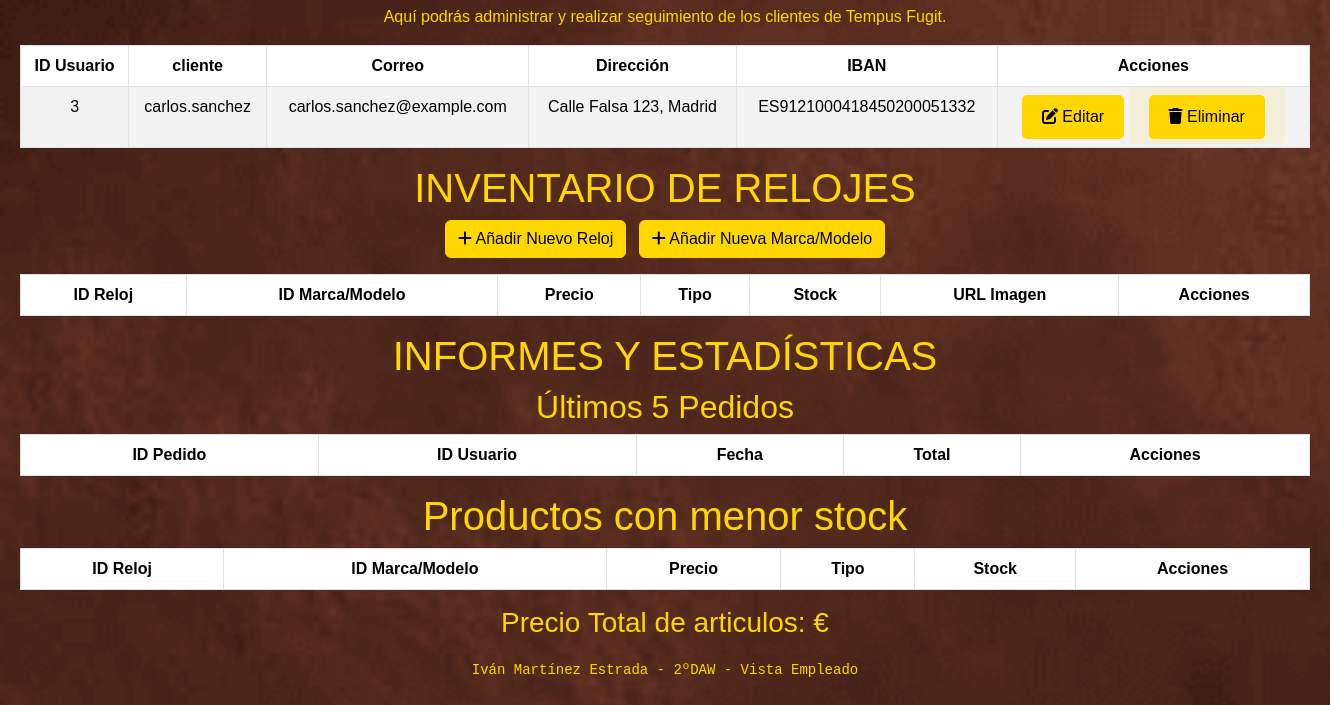
Page /docker/src/Vista/vistaEmpleado.php (lower part) on the earlier database version.
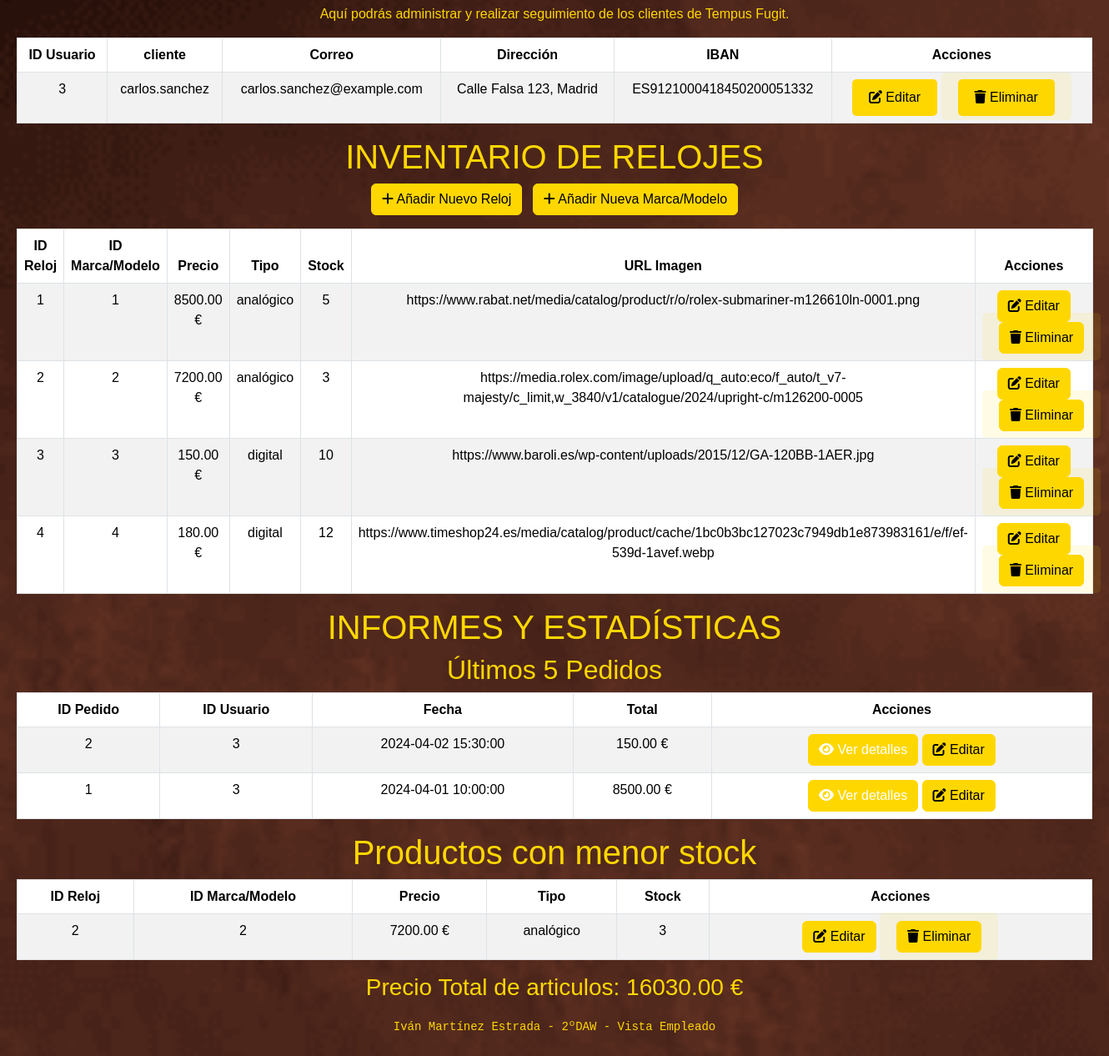
Same page on the later database version.
### tables this page shows
CREATE TABLE usuarios (
    id_usuario INT AUTO_INCREMENT PRIMARY KEY,
    login VARCHAR(50) UNIQUE NOT NULL,
    clave VARCHAR(255) NOT NULL,
    id_rol INT,
    nombre VARCHAR(50),
    apellidos VARCHAR(100),
    dni VARCHAR(20) DEFAULT NULL,
    nss VARCHAR(20) DEFAULT NULL,
    telefono VARCHAR(15) DEFAULT NULL,
    correo VARCHAR(100) DEFAULT NULL,
    direccion VARCHAR(255) DEFAULT NULL,
    iban VARCHAR(34) DEFAULT NULL,
    CONSTRAINT fk_usuarios_idrol FOREIGN KEY (id_rol)
        REFERENCES roles(id_rol)
        ON DELETE SET NULL
        ON UPDATE CASCADE
);

CREATE TABLE relojes (
    id_reloj INT AUTO_INCREMENT PRIMARY KEY,
    id_marca_modelo INT NOT NULL,
    precio DECIMAL(10, 2),
    tipo ENUM('digital', 'analógico'),
    stock INT DEFAULT 0,
    url_imagen VARCHAR(255),
    CONSTRAINT fk_relojes_marca_modelo FOREIGN KEY (id_marca_modelo)
        REFERENCES marca_modelo(id_marca_modelo)
        ON UPDATE CASCADE
);

CREATE TABLE detalles_pedido (
    id_detalle_pedido INT AUTO_INCREMENT PRIMARY KEY,
    id_pedido INT NOT NULL,
    id_usuario INT NOT NULL,
    precio_base DECIMAL(10, 2) NOT NULL,
    descuento_porcentaje DECIMAL(5, 2) DEFAULT 0.00,
    impuesto_porcentaje DECIMAL(5, 2) DEFAULT 21.00,
    fecha_actualizacion DATETIME DEFAULT CURRENT_TIMESTAMP,
    precio_final DECIMAL(10, 2) GENERATED ALWAYS AS (precio_base * (1 - descuento_porcentaje/100) * (1 + impuesto_porcentaje/100)) STORED,
    notas VARCHAR(255),
    CONSTRAINT fk_detalles_pedido FOREIGN KEY (id_pedido)
        REFERENCES pedidos(id_pedido)
        ON DELETE CASCADE
        ON UPDATE CASCADE,
    CONSTRAINT fk_detalles_usuario FOREIGN KEY (id_usuario)
        REFERENCES usuarios(id_usuario)
        ON DELETE CASCADE
        ON UPDATE CASCADE
);

CREATE TABLE pedidos (
    id_pedido INT AUTO_INCREMENT PRIMARY KEY,
    id_usuario INT NOT NULL,
    id_reloj INT NOT NULL,
    fecha_pedido DATETIME NOT NULL,
    cantidad INT NOT NULL DEFAULT 1,
    precio_unitario DECIMAL(10, 2) NOT NULL,
    precio_total DECIMAL(10, 2) GENERATED ALWAYS AS (cantidad * precio_unitario) STORED,
    metodo_pago ENUM('tarjeta', 'BIZUM'),
    CONSTRAINT fk_pedidos_usuario FOREIGN KEY (id_usuario)
        REFERENCES usuarios(id_usuario)
        ON DELETE CASCADE
        ON UPDATE CASCADE,
    CONSTRAINT fk_pedidos_reloj FOREIGN KEY (id_reloj)
        REFERENCES relojes(id_reloj)
        ON DELETE CASCADE
        ON UPDATE CASCADE
);

### docker/src/Modelo/Usuario.php (called while the page is built, shortened)
<?php
class Usuario {
    private $id_usuario;
    private $login;
    private $correo;
    private $direccion;
    private $iban;
    public function getId_usuario() {
        return $this->id_usuario;
    }
    public function getLogin() {
        return $this->login;
    }
    public function getCorreo() {
        return $this->correo;
    }
    public function getDireccion() {
        return $this->direccion;
    }
    public function getIban() {
        return $this->iban;
    }
    public static function listarClientes() {
        try {
            $conexion = Db::getConexion();
            $stmt = $conexion->prepare("SELECT * FROM usuarios WHERE id_rol = 3");
            $stmt->execute();
            $clientes = $stmt->fetchAll(PDO::FETCH_CLASS, self::class);
        } catch (PDOException $e) {
            $clientes = false;
        }
        return $clientes;
    }
}

### docker/src/Modelo/Pedidos.php (called while the page is built, shortened)
<?php
class Pedidos {
    public static function obtenerTodosPedidos() {
        $conexion = Db::getConexion();
        $consulta = "SELECT p.*, dp.precio_base, dp.descuento_porcentaje, dp.impuesto_porcentaje, dp.precio_final, dp.notas
                FROM pedidos p
                LEFT JOIN detalles_pedido dp ON p.id_pedido = dp.id_pedido";
        $stmt = $conexion->query($consulta);
        return $stmt->fetchAll(PDO::FETCH_ASSOC);
    }
}

### docker/src/Vista/vistaEmpleado.php (the view, shortened to what the changed rows need)
<?php
require_once __DIR__ . '/../Modelo/Usuario.php';
require_once __DIR__ . '/../Modelo/Pedidos.php';
$clientesObj = Usuario::listarClientes();
$relojes = [];
$conexion = Db::getConexion();
$consulta = "SELECT * FROM relojes";
$resultado = $conexion->query($consulta);
if ($resultado) {
  while ($fila = $resultado->fetch(PDO::FETCH_ASSOC)) {
    $relojes[] = $fila;
  }
}
$masVendidos = [];
$conexion = Db::getConexion();
$consulta = "SELECT * FROM relojes WHERE stock < 5 ORDER BY stock ASC LIMIT 5";
$resultado = $conexion->query($consulta);
if ($resultado) {
  while ($fila = $resultado->fetch(PDO::FETCH_ASSOC)) {
    $masVendidos[] = $fila;
  }
}
$totalPrecio = 0;
$conexion = Db::getConexion();
$consulta = "SELECT SUM(precio) as total_precio FROM relojes";
$resultado = $conexion->query($consulta);
if ($resultado) {
  $fila = $resultado->fetch(PDO::FETCH_ASSOC);
  $totalPrecio = $fila['total_precio'];
}
$todosPedidos = Pedidos::obtenerTodosPedidos();
usort($todosPedidos, fn($a, $b) => strtotime($b['fecha_pedido']) - strtotime($a['fecha_pedido']));
$pedidos = array_slice($todosPedidos, 0, 5);
?>
<!DOCTYPE html>
<html lang="en">
<head>
    <link href="https://cdn.jsdelivr.net/npm/bootstrap@5.3.2/dist/css/bootstrap.min.css" rel="stylesheet">
    <link rel="stylesheet" href="https://cdnjs.cloudflare.com/ajax/libs/font-awesome/6.7.2/css/all.min.css" />
    <link rel="stylesheet" href="../css/estilos.css">
</head>
<body>
    <div id="header">
    <div id="gestionClientes">
        <table class="table table-striped table-bordered table-hover">
            <thead>
          <tr>
              <th>ID Usuario</th>
              <th>cliente</th>
              <th>Correo</th>
              <th>Dirección</th>
              <th>IBAN</th>
              <th>Acciones</th>
          </tr>
            </thead>
            <tbody>
            <?php
            if (!empty($clientesObj)) {
              foreach ($clientesObj as $cliente) { ?>
                <tr>
                  <td><?= $cliente->getId_usuario() ?></td>
                  <td><?= $cliente->getLogin() ?></td>
                  <td><?= $cliente->getCorreo() ?></td>
                  <td><?= $cliente->getDireccion() ?></td>
                  <td><?= $cliente->getIban() ?></td>
                  <td>
                    <button type="button" class="btn btn-primary" data-bs-toggle="modal" data-bs-target="#editarClienteModal<?= $cliente->getId_usuario() ?>">
                      <i class="fa-solid fa-pen-to-square"></i> Editar
                    </button>
                    <form action="<?= $_SERVER['PHP_SELF'] ?>" method="POST" style="display:inline;">
                      <button type="submit" class="btn btn-secondary" onclick="return confirm('¿Está seguro de eliminar este cliente? Esta acción no se puede deshacer.');">
                        <i class="fa-solid fa-trash"></i> Eliminar
                      </button>
                    </form>
                  </td>
                </tr>
            <?php }
            } ?>
            </tbody>
        </table>
    </div>
    <div id="gestionInventario">
        <h1>INVENTARIO DE RELOJES</h1>
        <table class="table table-striped table-bordered table-hover">
            <thead>
          <tr>
              <th>ID Reloj</th>
              <th>ID Marca/Modelo</th>
              <th>Precio</th>
              <th>Tipo</th>
              <th>Stock</th>
              <th>URL Imagen</th>
              <th>Acciones</th>
          </tr>
            </thead>
            <tbody>
            <?php foreach($relojes as $reloj){ ?>
          <tr>
              <td><?= $reloj['id_reloj']; ?></td>
              <td><?= $reloj['id_marca_modelo']; ?></td>
              <td><?= $reloj['precio']; ?> €</td>
              <td><?= $reloj['tipo']; ?></td>
              <td><?= $reloj['stock']; ?></td>
              <td><?= $reloj['url_imagen']; ?></td>
              <td>
                <button type="button" class="btn btn-primary" data-bs-toggle="modal" data-bs-target="#editarRelojModal<?= $reloj['id_reloj']; ?>">
                  <i class="fa-solid fa-pen-to-square"></i> Editar
                </button>
                <form action="<?= $_SERVER['PHP_SELF'] ?>" method="POST" style="display:inline;">
                  <button type="submit" class="btn btn-secondary" onclick="return confirm('¿Está seguro de eliminar este reloj?');">
                    <i class="fa-solid fa-trash"></i> Eliminar
                  </button>
                </form>
              </td>
          </tr>
            <?php } ?>
            </tbody>
        </table>
          </div>
          <div id="informes">
        <h1>INFORMES Y ESTADÍSTICAS</h1>
        <h2>Últimos 5 Pedidos</h2>
        <div>
        <table class="table table-striped table-bordered table-hover">
            <thead>
          <tr>
              <th>ID Pedido</th>
              <th>ID Usuario</th>
              <th>Fecha</th>
              <th>Total</th>
              <th>Acciones</th>
          </tr>
            </thead>
            <tbody>
            <?php foreach($pedidos as $pedido){ ?>
          <tr>
              <td><?= $pedido['id_pedido']; ?></td>
              <td><?= $pedido['id_usuario']; ?></td>
              <td><?= $pedido['fecha_pedido']; ?></td>
              <td><?= isset($pedido['precio_final']) ? $pedido['precio_final'] : $pedido['precio_unitario'] * $pedido['cantidad']; ?> €</td>
              <td>
                <button type="button" class="btn btn-info" data-bs-toggle="modal" data-bs-target="#verPedidoModal<?= $pedido['id_pedido']; ?>">
                  <i class="fa-solid fa-eye"></i> Ver detalles
                </button>
                <button type="button" class="btn btn-primary" data-bs-toggle="modal" data-bs-target="#editarPedidoModal<?= $pedido['id_pedido']; ?>">
                  <i class="fa-solid fa-pen-to-square"></i> Editar
                </button>
              </td>
          </tr>
            <?php } ?>
            </tbody>
        </table>
        <h1>Productos con menor stock</h1>
        <div>
        <table class="table table-striped table-bordered table-hover">
            <thead>
          <tr>
              <th>ID Reloj</th>
              <th>ID Marca/Modelo</th>
              <th>Precio</th>
              <th>Tipo</th>
              <th>Stock</th>
              <th>Acciones</th>
          </tr>
            </thead>
            <tbody>
            <?php foreach($masVendidos as $masvendido){ ?>
          <tr>
              <td><?= $masvendido['id_reloj']; ?></td>
              <td><?= $masvendido['id_marca_modelo']; ?></td>
              <td><?= $masvendido['precio']; ?> €</td>
              <td><?= $masvendido['tipo']; ?></td>
              <td><?= $masvendido['stock']; ?></td>
              <td>
                <button type="button" class="btn btn-primary" data-bs-toggle="modal" data-bs-target="#editarRelojModal<?= $masvendido['id_reloj']; ?>">
                  <i class="fa-solid fa-pen-to-square"></i> Editar
                </button>
                <form action="<?= $_SERVER['PHP_SELF'] ?>" method="POST" style="display:inline;">
                  <button type="submit" class="btn btn-secondary" onclick="return confirm('¿Está seguro de eliminar este reloj?');">
                    <i class="fa-solid fa-trash"></i> Eliminar
                  </button>
                </form>
              </td>
          </tr>
            <?php } ?>
            </tbody>
        </table>
        <h3> Precio Total de articulos: <?= $totalPrecio?> €</h3>
        </div>
    </div>
</body>
</html>

Differences in the rows shown:
added relojes: id_reloj "1", id_marca_modelo "1", precio "8500.00", tipo "analógico", stock "5", url_imagen "https://www.rabat.net/media/catalog/product/r/o/rolex-submariner-m126610ln-0001.png", shown under "INVENTARIO DE RELOJES"
added relojes: id_reloj "2", id_marca_modelo "2", precio "7200.00", tipo "analógico", stock "3", url_imagen "https://media.rolex.com/image/upload/q_auto:eco/f_auto/t_v7-majesty/c_limit,w_3840/v1/catalogue/2024/upright-c/m126200-0005"
added relojes: id_reloj "3", id_marca_modelo "3", precio "150.00", tipo "digital", stock "10", url_imagen "https://www.baroli.es/wp-content/uploads/2015/12/GA-120BB-1AER.jpg", shown under "INVENTARIO DE RELOJES"
added relojes: id_reloj "4", id_marca_modelo "4", precio "180.00", tipo "digital", stock "12", url_imagen "https://www.timeshop24.es/media/catalog/product/cache/1bc0b3bc127023c7949db1e873983161/e/f/ef-539d-1avef.webp", shown under "INVENTARIO DE RELOJES"
now on this page (row unchanged): detalles_pedido: id_pedido.id_pedido "2", id_pedido.id_usuario "3", id_pedido.fecha_pedido "2024-04-02 15:30:00", precio_final "150.00"
now on this page (row unchanged): detalles_pedido: id_pedido.id_pedido "1", id_pedido.id_usuario "3", id_pedido.fecha_pedido "2024-04-01 10:00:00", precio_final "8500.00"
Other differences:
$totalPrecio: (not shown) → "16030.00"
